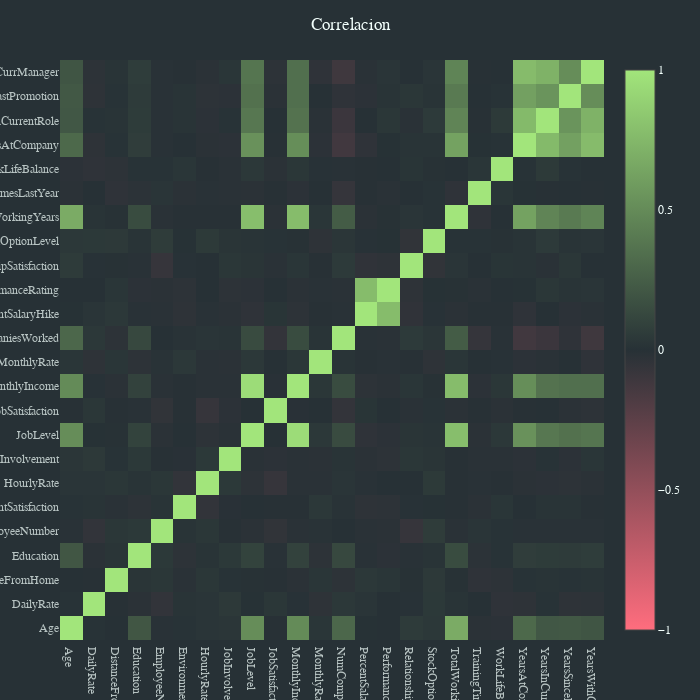

Write notebook code for a chart like this one.
### Code cell
trace1 = go.Heatmap(
    z=df[numerical].astype(float).corr().values,
    x=df[numerical].columns.values,
    y=df[numerical].columns.values,
    reversescale=False,
    colorscale=[[0.0, "#FF6D7E"], [0.5, "#273136"], [1.0, "#A2E57B"]],
    opacity=1.0,
    zmax=1,
    zmin=-1,
)

data = [trace1]
layout = go.Layout(
    title="Correlacion",
    xaxis=dict(ticks="", nticks=36),
    yaxis=dict(ticks=""),
    width=700,
    height=700,
)

fig = go.Figure(data=data, layout=layout)
fig.show()

### Figure 1 — Plotly figure (JSON) as saved in the notebook; plotly's stock layout.template omitted (floating-point values rounded to 4 significant figures; data arrays with more than 128 entries replaced by an {"elided": "..."} marker saying what was removed)
{"data": [{"colorscale": [[0, "#FF6D7E"], [0.5, "#273136"], [1, "#A2E57B"]], "opacity": 1, "reversescale": false, "type": "heatmap", "x": ["Age", "DailyRate", "DistanceFromHome", "Education", "EmployeeNumber", "EnvironmentSatisfaction", "HourlyRate", "JobInvolvement", "JobLevel", "JobSatisfaction", "MonthlyIncome", "MonthlyRate", "NumCompaniesWorked", "PercentSalaryHike", "PerformanceRating", "RelationshipSatisfaction", "StockOptionLevel", "TotalWorkingYears", "TrainingTimesLastYear", "WorkLifeBalance", "YearsAtCompany", "YearsInCurrentRole", "YearsSinceLastPromotion", "YearsWithCurrManager"], "y": ["Age", "DailyRate", "DistanceFromHome", "Education", "EmployeeNumber", "EnvironmentSatisfaction", "HourlyRate", "JobInvolvement", "JobLevel", "JobSatisfaction", "MonthlyIncome", "MonthlyRate", "NumCompaniesWorked", "PercentSalaryHike", "PerformanceRating", "RelationshipSatisfaction", "StockOptionLevel", "TotalWorkingYears", "TrainingTimesLastYear", "WorkLifeBalance", "YearsAtCompany", "YearsInCurrentRole", "YearsSinceLastPromotion", "YearsWithCurrManager"], "z": {"elided": "24x24 float values"}, "zmax": 1, "zmin": -1}], "layout": {"height": 700, "title": {"text": "Correlacion"}, "width": 700, "xaxis": {"nticks": 36, "ticks": ""}, "yaxis": {"ticks": ""}}}
